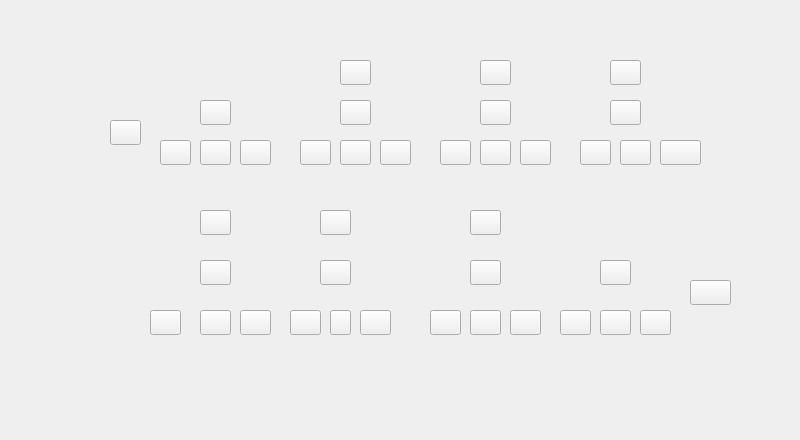
     <widget class="QWidget" name="page_3">
      <widget class="QWidget" name="Widget8CarriageStatus" native="true">
       <property name="geometry">
        <rect>
         <x>100</x>
         <y>30</y>
         <width>691</width>
         <height>401</height>
        </rect>
       </property>
       <widget class="QPushButton" name="pushButton8Car1DriverAlarm">
        <property name="geometry">
         <rect>
          <x>10</x>
          <y>90</y>
          <width>31</width>
          <height>25</height>
         </rect>
        </property>
        <property name="text">
         <string/>
        </property>
       </widget>
       <widget class="QPushButton" name="pushButton8Car1NVRAlarm">
        <property name="geometry">
         <rect>
          <x>100</x>
          <y>70</y>
          <width>31</width>
          <height>25</height>
         </rect>
        </property>
        <property name="text">
         <string/>
        </property>
       </widget>
       <widget class="QPushButton" name="pushButton8Car1Alarm1">
        <property name="geometry">
         <rect>
          <x>60</x>
          <y>110</y>
          <width>31</width>
          <height>25</height>
         </rect>
        </property>
        <property name="text">
         <string/>
        </property>
       </widget>
       <widget class="QPushButton" name="pushButton8Car1Alarm2">
        <property name="geometry">
         <rect>
          <x>100</x>
          <y>110</y>
          <width>31</width>
          <height>25</height>
         </rect>
        </property>
        <property name="text">
         <string/>
        </property>
       </widget>
       <widget class="QPushButton" name="pushButton8Car1Alarm3">
        <property name="geometry">
         <rect>
          <x>140</x>
          <y>110</y>
          <width>31</width>
          <height>25</height>
         </rect>
        </property>
        <property name="text">
         <string/>
        </property>
       </widget>
       <widget class="QPushButton" name="pushButton8Car2PantoAlarm">
        <property name="geometry">
         <rect>
          <x>240</x>
          <y>30</y>
          <width>31</width>
          <height>25</height>
         </rect>
        </property>
        <property name="text">
         <string/>
        </property>
       </widget>
       <widget class="QPushButton" name="pushButton8Car2NVRAlarm">
        <property name="geometry">
         <rect>
          <x>240</x>
          <y>70</y>
          <width>31</width>
          <height>25</height>
         </rect>
        </property>
        <property name="text">
         <string/>
        </property>
       </widget>
       <widget class="QPushButton" name="pushButton8Car2Alarm1">
        <property name="geometry">
         <rect>
          <x>200</x>
          <y>110</y>
          <width>31</width>
          <height>25</height>
         </rect>
        </property>
        <property name="text">
         <string/>
        </property>
       </widget>
       <widget class="QPushButton" name="pushButton8Car2Alarm2">
        <property name="geometry">
         <rect>
          <x>240</x>
          <y>110</y>
          <width>31</width>
          <height>25</height>
         </rect>
        </property>
        <property name="text">
         <string/>
        </property>
       </widget>
       <widget class="QPushButton" name="pushButton8Car2Alarm3">
        <property name="geometry">
         <rect>
          <x>280</x>
          <y>110</y>
          <width>31</width>
          <height>25</height>
         </rect>
        </property>
        <property name="text">
         <string/>
        </property>
       </widget>
       <widget class="QPushButton" name="pushButton8Car3NVRAlarm">
        <property name="geometry">
         <rect>
          <x>380</x>
          <y>70</y>
          <width>31</width>
          <height>25</height>
         </rect>
        </property>
        <property name="text">
         <string/>
        </property>
       </widget>
       <widget class="QPushButton" name="pushButton8Car3Alarm1">
        <property name="geometry">
         <rect>
          <x>340</x>
          <y>110</y>
          <width>31</width>
          <height>25</height>
         </rect>
        </property>
        <property name="text">
         <string/>
        </property>
       </widget>
       <widget class="QPushButton" name="pushButton8Car3Alarm2">
        <property name="geometry">
         <rect>
          <x>380</x>
          <y>110</y>
          <width>31</width>
          <height>25</height>
         </rect>
        </property>
        <property name="text">
         <string/>
        </property>
       </widget>
       <widget class="QPushButton" name="pushButton8Car3Alarm3">
        <property name="geometry">
         <rect>
          <x>420</x>
          <y>110</y>
          <width>31</width>
          <height>25</height>
         </rect>
        </property>
        <property name="text">
         <string/>
        </property>
       </widget>
       <widget class="QPushButton" name="pushButton8Car4NVRAlarm">
        <property name="geometry">
         <rect>
          <x>510</x>
          <y>70</y>
          <width>31</width>
          <height>25</height>
         </rect>
        </property>
        <property name="text">
         <string/>
        </property>
       </widget>
       <widget class="QPushButton" name="pushButton8Car4Alarm1">
        <property name="geometry">
         <rect>
          <x>480</x>
          <y>110</y>
          <width>31</width>
          <height>25</height>
         </rect>
        </property>
        <property name="text">
         <string/>
        </property>
       </widget>
       <widget class="QPushButton" name="pushButton8Car4Alarm2">
        <property name="geometry">
         <rect>
          <x>520</x>
          <y>110</y>
          <width>31</width>
          <height>25</height>
         </rect>
        </property>
        <property name="text">
         <string/>
        </property>
       </widget>
       <widget class="QPushButton" name="pushButton8Car4Alarm3">
        <property name="geometry">
         <rect>
          <x>560</x>
          <y>110</y>
          <width>41</width>
          <height>25</height>
         </rect>
        </property>
        <property name="text">
         <string/>
        </property>
       </widget>
       <widget class="QPushButton" name="pushButton8Car5PantoAlarm">
        <property name="geometry">
         <rect>
          <x>100</x>
          <y>180</y>
          <width>31</width>
          <height>25</height>
         </rect>
        </property>
        <property name="text">
         <string/>
        </property>
       </widget>
       <widget class="QPushButton" name="pushButton8Car5NVRAlarm">
        <property name="geometry">
         <rect>
          <x>100</x>
          <y>230</y>
          <width>31</width>
          <height>25</height>
         </rect>
        </property>
        <property name="text">
         <string/>
        </property>
       </widget>
       <widget class="QPushButton" name="pushButton8Car5Alarm1">
        <property name="geometry">
         <rect>
          <x>50</x>
          <y>280</y>
          <width>31</width>
          <height>25</height>
         </rect>
        </property>
        <property name="text">
         <string/>
        </property>
       </widget>
       <widget class="QPushButton" name="pushButton8Car5Alarm2">
        <property name="geometry">
         <rect>
          <x>100</x>
          <y>280</y>
          <width>31</width>
          <height>25</height>
         </rect>
        </property>
        <property name="text">
         <string/>
        </property>
       </widget>
       <widget class="QPushButton" name="pushButton8Car5Alarm3">
        <property name="geometry">
         <rect>
          <x>140</x>
          <y>280</y>
          <width>31</width>
          <height>25</height>
         </rect>
        </property>
        <property name="text">
         <string/>
        </property>
       </widget>
       <widget class="QPushButton" name="pushButton8Car6NVRAlarm">
        <property name="geometry">
         <rect>
          <x>220</x>
          <y>230</y>
          <width>31</width>
          <height>25</height>
         </rect>
        </property>
        <property name="text">
         <string/>
        </property>
       </widget>
       <widget class="QPushButton" name="pushButton8Car6Alarm1">
        <property name="geometry">
         <rect>
          <x>190</x>
          <y>280</y>
          <width>31</width>
          <height>25</height>
         </rect>
        </property>
        <property name="text">
         <string/>
        </property>
       </widget>
       <widget class="QPushButton" name="pushButton8Car6Alarm2">
        <property name="geometry">
         <rect>
          <x>230</x>
          <y>280</y>
          <width>21</width>
          <height>25</height>
         </rect>
        </property>
        <property name="text">
         <string/>
        </property>
       </widget>
       <widget class="QPushButton" name="pushButton8Car6Alarm3">
        <property name="geometry">
         <rect>
          <x>260</x>
          <y>280</y>
          <width>31</width>
          <height>25</height>
         </rect>
        </property>
        <property name="text">
         <string/>
        </property>
       </widget>
       <widget class="QPushButton" name="pushButton8Car7PantoAlarm">
        <property name="geometry">
         <rect>
          <x>370</x>
          <y>180</y>
          <width>31</width>
          <height>25</height>
         </rect>
        </property>
        <property name="text">
         <string/>
        </property>
       </widget>
       <widget class="QPushButton" name="pushButton8Car7NVRAlarm">
        <property name="geometry">
         <rect>
          <x>370</x>
          <y>230</y>
          <width>31</width>
          <height>25</height>
         </rect>
        </property>
        <property name="text">
         <string/>
        </property>
       </widget>
       <widget class="QPushButton" name="pushButton8Car7Alarm1">
        <property name="geometry">
         <rect>
          <x>330</x>
          <y>280</y>
          <width>31</width>
          <height>25</height>
         </rect>
        </property>
        <property name="text">
         <string/>
        </property>
       </widget>
       <widget class="QPushButton" name="pushButton8Car7Alarm2">
        <property name="geometry">
         <rect>
          <x>370</x>
          <y>280</y>
          <width>31</width>
          <height>25</height>
         </rect>
        </property>
        <property name="text">
         <string/>
        </property>
       </widget>
       <widget class="QPushButton" name="pushButton8Car7Alarm3">
        <property name="geometry">
         <rect>
          <x>410</x>
          <y>280</y>
          <width>31</width>
          <height>25</height>
         </rect>
        </property>
        <property name="text">
         <string/>
        </property>
       </widget>
       <widget class="QPushButton" name="pushButton8Car8NVRAlarm">
        <property name="geometry">
         <rect>
          <x>500</x>
          <y>230</y>
          <width>31</width>
          <height>25</height>
         </rect>
        </property>
        <property name="text">
         <string/>
        </property>
       </widget>
       <widget class="QPushButton" name="pushButton8Car8Alarm1">
        <property name="geometry">
         <rect>
          <x>460</x>
          <y>280</y>
          <width>31</width>
          <height>25</height>
         </rect>
        </property>
        <property name="text">
         <string/>
        </property>
       </widget>
       <widget class="QPushButton" name="pushButton8Car8Alarm2">
        <property name="geometry">
         <rect>
          <x>500</x>
          <y>280</y>
          <width>31</width>
          <height>25</height>
         </rect>
        </property>
        <property name="text">
         <string/>
        </property>
       </widget>
       <widget class="QPushButton" name="pushButton8Car8Alarm3">
        <property name="geometry">
         <rect>
          <x>540</x>
          <y>280</y>
          <width>31</width>
          <height>25</height>
         </rect>
        </property>
        <property name="text">
         <string/>
        </property>
       </widget>
       <widget class="QPushButton" name="pushButton8Car8DriverAlarm">
        <property name="geometry">
         <rect>
          <x>590</x>
          <y>250</y>
          <width>41</width>
          <height>25</height>
         </rect>
        </property>
        <property name="text">
         <string/>
        </property>
       </widget>
       <widget class="QPushButton" name="pushButton8Car3PantoAlarm">
        <property name="geometry">
         <rect>
          <x>380</x>
          <y>30</y>
          <width>31</width>
          <height>25</height>
         </rect>
        </property>
        <property name="text">
         <string/>
        </property>
       </widget>
       <widget class="QPushButton" name="pushButton8Car4PantoAlarm">
        <property name="geometry">
         <rect>
          <x>510</x>
          <y>30</y>
          <width>31</width>
          <height>25</height>
         </rect>
        </property>
        <property name="text">
         <string/>
        </property>
       </widget>
       <widget class="QPushButton" name="pushButton8Car6PantoAlarm">
        <property name="geometry">
         <rect>
          <x>220</x>
          <y>180</y>
          <width>31</width>
          <height>25</height>
         </rect>
        </property>
        <property name="text">
         <string/>
        </property>
       </widget>
      </widget>
     </widget>
